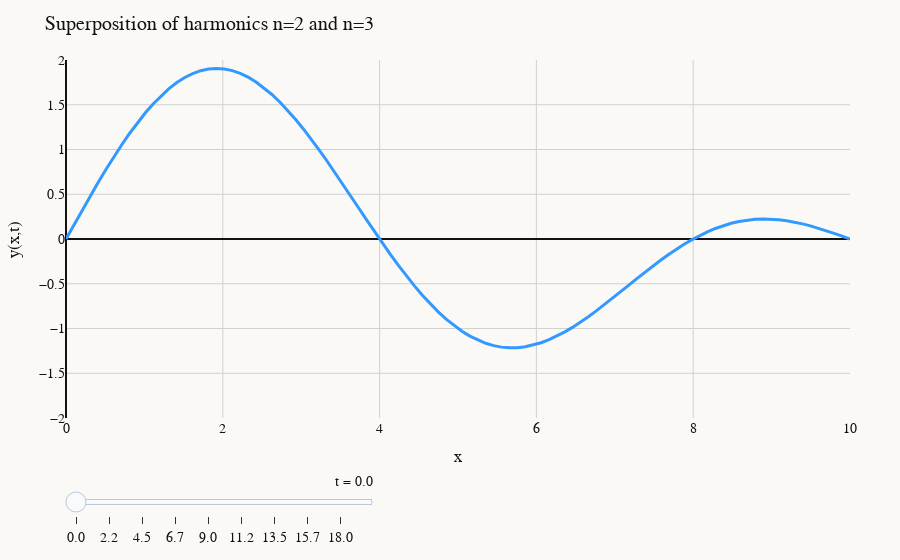
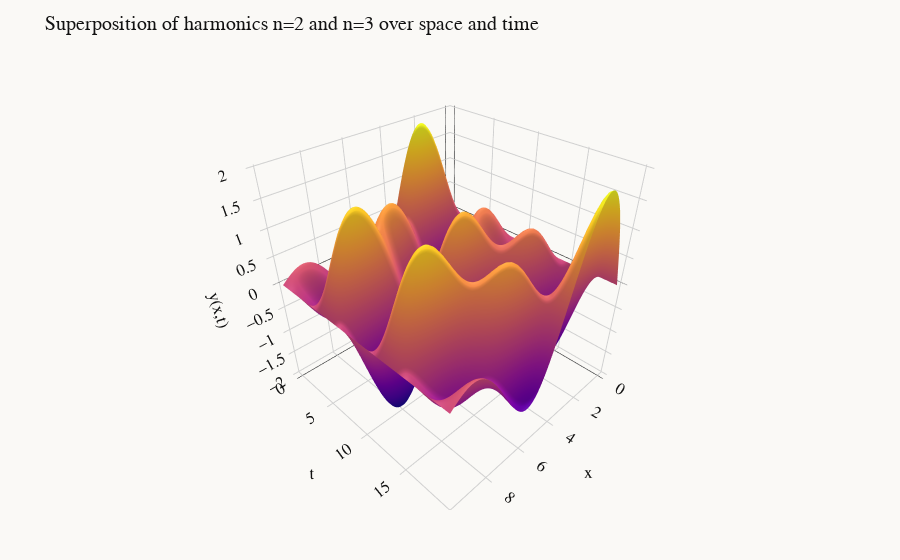

These figures' notebook cell, in order:
### Code cell
def u2(x, t):
    return u(x, t, 2)


def u3(x, t):
    return u(x, t, 3)


def superposition(x, t):
    return u2(x, t) + u3(x, t)

x = np.linspace(0, 10, 100)
t = np.linspace(0, 20, 100)
X, T = np.meshgrid(x, t)
Z = superposition(X, T)

plot_wave_2d(superposition, "Superposition of harmonics n=2 and n=3")
plot_wave_3d(Z, "Superposition of harmonics n=2 and n=3 over space and time")

### Figure 1 — Plotly figure (JSON) as saved in the notebook; plotly's stock layout.template omitted (floating-point values rounded to 4 significant figures)
{"data": [{"line": {"color": "#3399FF", "width": 3}, "mode": "lines", "type": "scatter", "x": [0.0, 0.101, 0.202, 0.303, 0.404, 0.5051, 0.6061, 0.7071, 0.8081, 0.9091, 1.01, 1.111, 1.212, 1.313, 1.414, 1.515, 1.616, 1.717, 1.818, 1.919, 2.02, 2.121, 2.222, 2.323, 2.424, 2.525, 2.626, 2.727, 2.828, 2.929, 3.03, 3.131, 3.232, 3.333, 3.434, 3.535, 3.636, 3.737, 3.838, 3.939, 4.04, 4.141, 4.242, 4.343, 4.444, 4.545, 4.646, 4.747, 4.848, 4.949, 5.051, 5.152, 5.253, 5.354, 5.455, 5.556, 5.657, 5.758, 5.859, 5.96, 6.061, 6.162, 6.263, 6.364, 6.465, 6.566, 6.667, 6.768, 6.869, 6.97, 7.071, 7.172, 7.273, 7.374, 7.475, 7.576, 7.677, 7.778, 7.879, 7.98, 8.081, 8.182, 8.283, 8.384, 8.485, 8.586, 8.687, 8.788, 8.889, 8.99, 9.091, 9.192, 9.293, 9.394, 9.495, 9.596, 9.697, 9.798, 9.899, 10.0], "y": [0.0, 0.1585, 0.3158, 0.471, 0.6228, 0.7703, 0.9123, 1.048, 1.176, 1.296, 1.407, 1.509, 1.6, 1.68, 1.748, 1.804, 1.849, 1.88, 1.899, 1.906, 1.9, 1.881, 1.851, 1.808, 1.755, 1.69, 1.615, 1.53, 1.437, 1.336, 1.227, 1.112, 0.991, 0.866, 0.7375, 0.6065, 0.474, 0.341, 0.2085, 0.07752, -0.0511, -0.1764, -0.2975, -0.4136, -0.524, -0.6279, -0.7247, -0.8138, -0.8948, -0.9671, -1.031, -1.085, -1.13, -1.165, -1.191, -1.208, -1.216, -1.214, -1.204, -1.185, -1.159, -1.125, -1.084, -1.037, -0.985, -0.9276, -0.866, -0.8009, -0.7331, -0.6633, -0.5922, -0.5206, -0.4492, -0.3787, -0.3098, -0.2431, -0.1793, -0.1188, -0.06218, -0.009901, 0.03766, 0.08019, 0.1174, 0.1491, 0.1752, 0.1957, 0.2104, 0.2196, 0.2232, 0.2217, 0.2151, 0.2039, 0.1884, 0.169, 0.1462, 0.1205, 0.09248, 0.06266, 0.03163, 1.225e-16]}], "layout": {"autosize": true, "font": {"color": "#121212", "family": "monospace", "size": 14}, "margin": {"b": 50, "l": 50, "r": 50, "t": 60}, "paper_bgcolor": "#FAF9F6", "plot_bgcolor": "#FAF9F6", "sliders": [{"active": 0, "currentvalue": {"prefix": "t = ", "visible": true, "xanchor": "right"}, "len": 0.4, "minorticklen": 0, "pad": {"b": 10, "t": 50}, "steps": [{"args": [["t=0.00"], {"frame": {"duration": 0, "redraw": true}, "mode": "immediate"}], "label": "0.0", "method": "animate"}, {"args": [["t=0.08"], {"frame": {"duration": 0, "redraw": true}, "mode": "immediate"}], "label": "0.1", "method": "animate"}, {"args": [["t=0.16"], {"frame": {"duration": 0, "redraw": true}, "mode": "immediate"}], "label": "0.2", "method": "animate"}, {"args": [["t=0.24"], {"frame": {"duration": 0, "redraw": true}, "mode": "immediate"}], "label": "0.2", "method": "animate"}, {"args": [["t=0.32"], {"frame": {"duration": 0, "redraw": true}, "mode": "immediate"}], "label": "0.3", "method": "animate"}, {"args": [["t=0.40"], {"frame": {"duration": 0, "redraw": true}, "mode": "immediate"}], "label": "0.4", "method": "animate"}, {"args": [["t=0.48"], {"frame": {"duration": 0, "redraw": true}, "mode": "immediate"}], "label": "0.5", "method": "animate"}, {"args": [["t=0.56"], {"frame": {"duration": 0, "redraw": true}, "mode": "immediate"}], "label": "0.6", "method": "animate"}, {"args": [["t=0.64"], {"frame": {"duration": 0, "redraw": true}, "mode": "immediate"}], "label": "0.6", "method": "animate"}, {"args": [["t=0.72"], {"frame": {"duration": 0, "redraw": true}, "mode": "immediate"}], "label": "0.7", "method": "animate"}, {"args": [["t=0.80"], {"frame": {"duration": 0, "redraw": true}, "mode": "immediate"}], "label": "0.8", "method": "animate"}, {"args": [["t=0.88"], {"frame": {"duration": 0, "redraw": true}, "mode": "immediate"}], "label": "0.9", "method": "animate"}, {"args": [["t=0.96"], {"frame": {"duration": 0, "redraw": true}, "mode": "immediate"}], "label": "1.0", "method": "animate"}, {"args": [["t=1.04"], {"frame": {"duration": 0, "redraw": true}, "mode": "immediate"}], "label": "1.0", "method": "animate"}, {"args": [["t=1.12"], {"frame": {"duration": 0, "redraw": true}, "mode": "immediate"}], "label": "1.1", "method": "animate"}, {"args": [["t=1.20"], {"frame": {"duration": 0, "redraw": true}, "mode": "immediate"}], "label": "1.2", "method": "animate"}, {"args": [["t=1.29"], {"frame": {"duration": 0, "redraw": true}, "mode": "immediate"}], "label": "1.3", "method": "animate"}, {"args": [["t=1.37"], {"frame": {"duration": 0, "redraw": true}, "mode": "immediate"}], "label": "1.4", "method": "animate"}, {"args": [["t=1.45"], {"frame": {"duration": 0, "redraw": true}, "mode": "immediate"}], "label": "1.4", "method": "animate"}, {"args": [["t=1.53"], {"frame": {"duration": 0, "redraw": true}, "mode": "immediate"}], "label": "1.5", "method": "animate"}, {"args": [["t=1.61"], {"frame": {"duration": 0, "redraw": true}, "mode": "immediate"}], "label": "1.6", "method": "animate"}, {"args": [["t=1.69"], {"frame": {"duration": 0, "redraw": true}, "mode": "immediate"}], "label": "1.7", "method": "animate"}, {"args": [["t=1.77"], {"frame": {"duration": 0, "redraw": true}, "mode": "immediate"}], "label": "1.8", "method": "animate"}, {"args": [["t=1.85"], {"frame": {"duration": 0, "redraw": true}, "mode": "immediate"}], "label": "1.8", "method": "animate"}, {"args": [["t=1.93"], {"frame": {"duration": 0, "redraw": true}, "mode": "immediate"}], "label": "1.9", "method": "animate"}, {"args": [["t=2.01"], {"frame": {"duration": 0, "redraw": true}, "mode": "immediate"}], "label": "2.0", "method": "animate"}, {"args": [["t=2.09"], {"frame": {"duration": 0, "redraw": true}, "mode": "immediate"}], "label": "2.1", "method": "animate"}, {"args": [["t=2.17"], {"frame": {"duration": 0, "redraw": true}, "mode": "immediate"}], "label": "2.2", "method": "animate"}, {"args": [["t=2.25"], {"frame": {"duration": 0, "redraw": true}, "mode": "immediate"}], "label": "2.2", "method": "animate"}, {"args": [["t=2.33"], {"frame": {"duration": 0, "redraw": true}, "mode": "immediate"}], "label": "2.3", "method": "animate"}, {"args": [["t=2.41"], {"frame": {"duration": 0, "redraw": true}, "mode": "immediate"}], "label": "2.4", "method": "animate"}, {"args": [["t=2.49"], {"frame": {"duration": 0, "redraw": true}, "mode": "immediate"}], "label": "2.5", "method": "animate"}, {"args": [["t=2.57"], {"frame": {"duration": 0, "redraw": true}, "mode": "immediate"}], "label": "2.6", "method": "animate"}, {"args": [["t=2.65"], {"frame": {"duration": 0, "redraw": true}, "mode": "immediate"}], "label": "2.7", "method": "animate"}, {"args": [["t=2.73"], {"frame": {"duration": 0, "redraw": true}, "mode": "immediate"}], "label": "2.7", "method": "animate"}, {"args": [["t=2.81"], {"frame": {"duration": 0, "redraw": true}, "mode": "immediate"}], "label": "2.8", "method": "animate"}, {"args": [["t=2.89"], {"frame": {"duration": 0, "redraw": true}, "mode": "immediate"}], "label": "2.9", "method": "animate"}, {"args": [["t=2.97"], {"frame": {"duration": 0, "redraw": true}, "mode": "immediate"}], "label": "3.0", "method": "animate"}, {"args": [["t=3.05"], {"frame": {"duration": 0, "redraw": true}, "mode": "immediate"}], "label": "3.1", "method": "animate"}, {"args": [["t=3.13"], {"frame": {"duration": 0, "redraw": true}, "mode": "immediate"}], "label": "3.1", "method": "animate"}, {"args": [["t=3.21"], {"frame": {"duration": 0, "redraw": true}, "mode": "immediate"}], "label": "3.2", "method": "animate"}, {"args": [["t=3.29"], {"frame": {"duration": 0, "redraw": true}, "mode": "immediate"}], "label": "3.3", "method": "animate"}, {"args": [["t=3.37"], {"frame": {"duration": 0, "redraw": true}, "mode": "immediate"}], "label": "3.4", "method": "animate"}, {"args": [["t=3.45"], {"frame": {"duration": 0, "redraw": true}, "mode": "immediate"}], "label": "3.5", "method": "animate"}, {"args": [["t=3.53"], {"frame": {"duration": 0, "redraw": true}, "mode": "immediate"}], "label": "3.5", "method": "animate"}, {"args": [["t=3.61"], {"frame": {"duration": 0, "redraw": true}, "mode": "immediate"}], "label": "3.6", "method": "animate"}, {"args": [["t=3.69"], {"frame": {"duration": 0, "redraw": true}, "mode": "immediate"}], "label": "3.7", "method": "animate"}, {"args": [["t=3.78"], {"frame": {"duration": 0, "redraw": true}, "mode": "immediate"}], "label": "3.8", "method": "animate"}, {"args": [["t=3.86"], {"frame": {"duration": 0, "redraw": true}, "mode": "immediate"}], "label": "3.9", "method": "animate"}, {"args": [["t=3.94"], {"frame": {"duration": 0, "redraw": true}, "mode": "immediate"}], "label": "3.9", "method": "animate"}, {"args": [["t=4.02"], {"frame": {"duration": 0, "redraw": true}, "mode": "immediate"}], "label": "4.0", "method": "animate"}, {"args": [["t=4.10"], {"frame": {"duration": 0, "redraw": true}, "mode": "immediate"}], "label": "4.1", "method": "animate"}, {"args": [["t=4.18"], {"frame": {"duration": 0, "redraw": true}, "mode": "immediate"}], "label": "4.2", "method": "animate"}, {"args": [["t=4.26"], {"frame": {"duration": 0, "redraw": true}, "mode": "immediate"}], "label": "4.3", "method": "animate"}, {"args": [["t=4.34"], {"frame": {"duration": 0, "redraw": true}, "mode": "immediate"}], "label": "4.3", "method": "animate"}, {"args": [["t=4.42"], {"frame": {"duration": 0, "redraw": true}, "mode": "immediate"}], "label": "4.4", "method": "animate"}, {"args": [["t=4.50"], {"frame": {"duration": 0, "redraw": true}, "mode": "immediate"}], "label": "4.5", "method": "animate"}, {"args": [["t=4.58"], {"frame": {"duration": 0, "redraw": true}, "mode": "immediate"}], "label": "4.6", "method": "animate"}, {"args": [["t=4.66"], {"frame": {"duration": 0, "redraw": true}, "mode": "immediate"}], "label": "4.7", "method": "animate"}, {"args": [["t=4.74"], {"frame": {"duration": 0, "redraw": true}, "mode": "immediate"}], "label": "4.7", "method": "animate"}, {"args": [["t=4.82"], {"frame": {"duration": 0, "redraw": true}, "mode": "immediate"}], "label": "4.8", "method": "animate"}, {"args": [["t=4.90"], {"frame": {"duration": 0, "redraw": true}, "mode": "immediate"}], "label": "4.9", "method": "animate"}, {"args": [["t=4.98"], {"frame": {"duration": 0, "redraw": true}, "mode": "immediate"}], "label": "5.0", "method": "animate"}, {"args": [["t=5.06"], {"frame": {"duration": 0, "redraw": true}, "mode": "immediate"}], "label": "5.1", "method": "animate"}, {"args": [["t=5.14"], {"frame": {"duration": 0, "redraw": true}, "mode": "immediate"}], "label": "5.1", "method": "animate"}, {"args": [["t=5.22"], {"frame": {"duration": 0, "redraw": true}, "mode": "immediate"}], "label": "5.2", "method": "animate"}, {"args": [["t=5.30"], {"frame": {"duration": 0, "redraw": true}, "mode": "immediate"}], "label": "5.3", "method": "animate"}, {"args": [["t=5.38"], {"frame": {"duration": 0, "redraw": true}, "mode": "immediate"}], "label": "5.4", "method": "animate"}, {"args": [["t=5.46"], {"frame": {"duration": 0, "redraw": true}, "mode": "immediate"}], "label": "5.5", "method": "animate"}, {"args": [["t=5.54"], {"frame": {"duration": 0, "redraw": true}, "mode": "immediate"}], "label": "5.5", "method": "animate"}, {"args": [["t=5.62"], {"frame": {"duration": 0, "redraw": true}, "mode": "immediate"}], "label": "5.6", "method": "animate"}, {"args": [["t=5.70"], {"frame": {"duration": 0, "redraw": true}, "mode": "immediate"}], "label": "5.7", "method": "animate"}, {"args": [["t=5.78"], {"frame": {"duration": 0, "redraw": true}, "mode": "immediate"}], "label": "5.8", "method": "animate"}, {"args": [["t=5.86"], {"frame": {"duration": 0, "redraw": true}, "mode": "immediate"}], "label": "5.9", "method": "animate"}, {"args": [["t=5.94"], {"frame": {"duration": 0, "redraw": true}, "mode": "immediate"}], "label": "5.9", "method": "animate"}, {"args": [["t=6.02"], {"frame": {"duration": 0, "redraw": true}, "mode": "immediate"}], "label": "6.0", "method": "animate"}, {"args": [["t=6.10"], {"frame": {"duration": 0, "redraw": true}, "mode": "immediate"}], "label": "6.1", "method": "animate"}, {"args": [["t=6.18"], {"frame": {"duration": 0, "redraw": true}, "mode": "immediate"}], "label": "6.2", "method": "animate"}, {"args": [["t=6.27"], {"frame": {"duration": 0, "redraw": true}, "mode": "immediate"}], "label": "6.3", "method": "animate"}, {"args": [["t=6.35"], {"frame": {"duration": 0, "redraw": true}, "mode": "immediate"}], "label": "6.3", "method": "animate"}, {"args": [["t=6.43"], {"frame": {"duration": 0, "redraw": true}, "mode": "immediate"}], "label": "6.4", "method": "animate"}, {"args": [["t=6.51"], {"frame": {"duration": 0, "redraw": true}, "mode": "immediate"}], "label": "6.5", "method": "animate"}, {"args": [["t=6.59"], {"frame": {"duration": 0, "redraw": true}, "mode": "immediate"}], "label": "6.6", "method": "animate"}, {"args": [["t=6.67"], {"frame": {"duration": 0, "redraw": true}, "mode": "immediate"}], "label": "6.7", "method": "animate"}, {"args": [["t=6.75"], {"frame": {"duration": 0, "redraw": true}, "mode": "immediate"}], "label": "6.7", "method": "animate"}, {"args": [["t=6.83"], {"frame": {"duration": 0, "redraw": true}, "mode": "immediate"}], "label": "6.8", "method": "animate"}, {"args": [["t=6.91"], {"frame": {"duration": 0, "redraw": true}, "mode": "immediate"}], "label": "6.9", "method": "animate"}, {"args": [["t=6.99"], {"frame": {"duration": 0, "redraw": true}, "mode": "immediate"}], "label": "7.0", "method": "animate"}, {"args": [["t=7.07"], {"frame": {"duration": 0, "redraw": true}, "mode": "immediate"}], "label": "7.1", "method": "animate"}, {"args": [["t=7.15"], {"frame": {"duration": 0, "redraw": true}, "mode": "immediate"}], "label": "7.1", "method": "animate"}, {"args": [["t=7.23"], {"frame": {"duration": 0, "redraw": true}, "mode": "immediate"}], "label": "7.2", "method": "animate"}, {"args": [["t=7.31"], {"frame": {"duration": 0, "redraw": true}, "mode": "immediate"}], "label": "7.3", "method": "animate"}, {"args": [["t=7.39"], {"frame": {"duration": 0, "redraw": true}, "mode": "immediate"}], "label": "7.4", "method": "animate"}, {"args": [["t=7.47"], {"frame": {"duration": 0, "redraw": true}, "mode": "immediate"}], "label": "7.5", "method": "animate"}, {"args": [["t=7.55"], {"frame": {"duration": 0, "redraw": true}, "mode": "immediate"}], "label": "7.6", "method": "animate"}, {"args": [["t=7.63"], {"frame": {"duration": 0, "redraw": true}, "mode": "immediate"}], "label": "7.6", "method": "animate"}, {"args": [["t=7.71"], {"frame": {"duration": 0, "redraw": true}, "mode": "immediate"}], "label": "7.7", "method": "animate"}, {"args": [["t=7.79"], {"frame": {"duration": 0, "redraw": true}, "mode": "immediate"}], "label": "7.8", "method": "animate"}, {"args": [["t=7.87"], {"frame": {"duration": 0, "redraw": true}, "mode": "immediate"}], "label": "7.9", "method": "animate"}, {"args": [["t=7.95"], {"frame": {"duration": 0, "redraw": true}, "mode": "immediate"}], "label": "8.0", "method": "animate"}, {"args": [["t=8.03"], {"frame": {"duration": 0, "redraw": true}, "mode": "immediate"}], "label": "8.0", "method": "animate"}, {"args": [["t=8.11"], {"frame": {"duration": 0, "redraw": true}, "mode": "immediate"}], "label": "8.1", "method": "animate"}, {"args": [["t=8.19"], {"frame": {"duration": 0, "redraw": true}, "mode": "immediate"}], "label": "8.2", "method": "animate"}, {"args": [["t=8.27"], {"frame": {"duration": 0, "redraw": true}, "mode": "immediate"}], "label": "8.3", "method": "animate"}, {"args": [["t=8.35"], {"frame": {"duration": 0, "redraw": true}, "mode": "immediate"}], "label": "8.4", "method": "animate"}, {"args": [["t=8.43"], {"frame": {"duration": 0, "redraw": true}, "mode": "immediate"}], "label": "8.4", "method": "animate"}, {"args": [["t=8.51"], {"frame": {"duration": 0, "redraw": true}, "mode": "immediate"}], "label": "8.5", "method": "animate"}, {"args": [["t=8.59"], {"frame": {"duration": 0, "redraw": true}, "mode": "immediate"}], "label": "8.6", "method": "animate"}, {"args": [["t=8.67"], {"frame": {"duration": 0, "redraw": true}, "mode": "immediate"}], "label": "8.7", "method": "animate"}, {"args": [["t=8.76"], {"frame": {"duration": 0, "redraw": true}, "mode": "immediate"}], "label": "8.8", "method": "animate"}, {"args": [["t=8.84"], {"frame": {"duration": 0, "redraw": true}, "mode": "immediate"}], "label": "8.8", "method": "animate"}, {"args": [["t=8.92"], {"frame": {"duration": 0, "redraw": true}, "mode": "immediate"}], "label": "8.9", "method": "animate"}, {"args": [["t=9.00"], {"frame": {"duration": 0, "redraw": true}, "mode": "immediate"}], "label": "9.0", "method": "animate"}, {"args": [["t=9.08"], {"frame": {"duration": 0, "redraw": true}, "mode": "immediate"}], "label": "9.1", "method": "animate"}, {"args": [["t=9.16"], {"frame": {"duration": 0, "redraw": true}, "mode": "immediate"}], "label": "9.2", "method": "animate"}, {"args": [["t=9.24"], {"frame": {"duration": 0, "redraw": true}, "mode": "immediate"}], "label": "9.2", "method": "animate"}, {"args": [["t=9.32"], {"frame": {"duration": 0, "redraw": true}, "mode": "immediate"}], "label": "9.3", "method": "animate"}, {"args": [["t=9.40"], {"frame": {"duration": 0, "redraw": true}, "mode": "immediate"}], "label": "9.4", "method": "animate"}, {"args": [["t=9.48"], {"frame": {"duration": 0, "redraw": true}, "mode": "immediate"}], "label": "9.5", "method": "animate"}, {"args": [["t=9.56"], {"frame": {"duration": 0, "redraw": true}, "mode": "immediate"}], "label": "9.6", "method": "animate"}, {"args": [["t=9.64"], {"frame": {"duration": 0, "redraw": true}, "mode": "immediate"}], "label": "9.6", "method": "animate"}, {"args": [["t=9.72"], {"frame": {"duration": 0, "redraw": true}, "mode": "immediate"}], "label": "9.7", "method": "animate"}, {"args": [["t=9.80"], {"frame": {"duration": 0, "redraw": true}, "mode": "immediate"}], "label": "9.8", "method": "animate"}, {"args": [["t=9.88"], {"frame": {"duration": 0, "redraw": true}, "mode": "immediate"}], "label": "9.9", "method": "animate"}, {"args": [["t=9.96"], {"frame": {"duration": 0, "redraw": true}, "mode": "immediate"}], "label": "10.0", "method": "animate"}, {"args": [["t=10.04"], {"frame": {"duration": 0, "redraw": true}, "mode": "immediate"}], "label": "10.0", "method": "animate"}, {"args": [["t=10.12"], {"frame": {"duration": 0, "redraw": true}, "mode": "immediate"}], "label": "10.1", "method": "animate"}, {"args": [["t=10.20"], {"frame": {"duration": 0, "redraw": true}, "mode": "immediate"}], "label": "10.2", "method": "animate"}, {"args": [["t=10.28"], {"frame": {"duration": 0, "redraw": true}, "mode": "immediate"}], "label": "10.3", "method": "animate"}, {"args": [["t=10.36"], {"frame": {"duration": 0, "redraw": true}, "mode": "immediate"}], "label": "10.4", "method": "animate"}, {"args": [["t=10.44"], {"frame": {"duration": 0, "redraw": true}, "mode": "immediate"}], "label": "10.4", "method": "animate"}, {"args": [["t=10.52"], {"frame": {"duration": 0, "redraw": true}, "mode": "immediate"}], "label": "10.5", "method": "animate"}, {"args": [["t=10.60"], {"frame": {"duration": 0, "redraw": true}, "mode": "immediate"}], "label": "10.6", "method": "animate"}, {"args": [["t=10.68"], {"frame": {"duration": 0, "redraw": true}, "mode": "immediate"}], "label": "10.7", "method": "animate"}, {"args": [["t=10.76"], {"frame": {"duration": 0, "redraw": true}, "mode": "immediate"}], "label": "10.8", "method": "animate"}, {"args": [["t=10.84"], {"frame": {"duration": 0, "redraw": true}, "mode": "immediate"}], "label": "10.8", "method": "animate"}, {"args": [["t=10.92"], {"frame": {"duration": 0, "redraw": true}, "mode": "immediate"}], "label": "10.9", "method": "animate"}, {"args": [["t=11.00"], {"frame": {"duration": 0, "redraw": true}, "mode": "immediate"}], "label": "11.0", "method": "animate"}, {"args": [["t=11.08"], {"frame": {"duration": 0, "redraw": true}, "mode": "immediate"}], "label": "11.1", "method": "animate"}, {"args": [["t=11.16"], {"frame": {"duration": 0, "redraw": true}, "mode": "immediate"}], "label": "11.2", "method": "animate"}, {"args": [["t=11.24"], {"frame": {"duration": 0, "redraw": true}, "mode": "immediate"}], "label": "11.2", "method": "animate"}, {"args": [["t=11.33"], {"frame": {"duration": 0, "redraw": true}, "mode": "immediate"}], "label": "11.3", "method": "animate"}, {"args": [["t=11.41"], {"frame": {"duration": 0, "redraw": true}, "mode": "immediate"}], "label": "11.4", "method": "animate"}, {"args": [["t=11.49"], {"frame": {"duration": 0, "redraw": true}, "mode": "immediate"}], "label": "11.5", "method": "animate"}, {"args": [["t=11.57"], {"frame": {"duration": 0, "redraw": true}, "mode": "immediate"}], "label": "11.6", "method": "animate"}, {"args": [["t=11.65"], {"frame": {"duration": 0, "redraw": true}, "mode": "immediate"}], "label": "11.6", "method": "animate"}, {"args": [["t=11.73"], {"frame": {"duration": 0, "redraw": true}, "mode": "immediate"}], "label": "11.7", "method": "animate"}, {"args": [["t=11.81"], {"frame": {"duration": 0, "redraw": true}, "mode": "immediate"}], "label": "11.8", "method": "animate"}, {"args": [["t=11.89"], {"frame": {"duration": 0, "redraw": true}, "mode": "immediate"}], "label": "11.9", "method": "animate"}, {"args": [["t=11.97"], {"frame": {"duration": 0, "redraw": true}, "mode": "immediate"}], "label": "12.0", "method": "animate"}, {"args": [["t=12.05"], {"frame": {"duration": 0, "redraw": true}, "mode": "immediate"}], "label": "12.0", "method": "animate"}, {"args": [["t=12.13"], {"frame": {"duration": 0, "redraw": true}, "mode": "immediate"}], "label": "12.1", "method": "animate"}, {"args": [["t=12.21"], {"frame": {"duration": 0, "redraw": true}, "mode": "immediate"}], "label": "12.2", "method": "animate"}, {"args": [["t=12.29"], {"frame": {"duration": 0, "redraw": true}, "mode": "immediate"}], "label": "12.3", "method": "animate"}, {"args": [["t=12.37"], {"frame": {"duration": 0, "redraw": true}, "mode": "immediate"}], "label": "12.4", "method": "animate"}, {"args": [["t=12.45"], {"frame": {"duration": 0, "redraw": true}, "mode": "immediate"}], "label": "12.4", "method": "animate"}, {"args": [["t=12.53"], {"frame": {"duration": 0, "redraw": true}, "mode": "immediate"}], "label": "12.5", "method": "animate"}, {"args": [["t=12.61"], {"frame": {"duration": 0, "redraw": true}, "mode": "immediate"}], "label": "12.6", "method": "animate"}, {"args": [["t=12.69"], {"frame": {"duration": 0, "redraw": true}, "mode": "immediate"}], "label": "12.7", "method": "animate"}, {"args": [["t=12.77"], {"frame": {"duration": 0, "redraw": true}, "mode": "immediate"}], "label": "12.8", "method": "animate"}, {"args": [["t=12.85"], {"frame": {"duration": 0, "redraw": true}, "mode": "immediate"}], "label": "12.9", "method": "animate"}, {"args": [["t=12.93"], {"frame": {"duration": 0, "redraw": true}, "mode": "immediate"}], "label": "12.9", "method": "animate"}, {"args": [["t=13.01"], {"frame": {"duration": 0, "redraw": true}, "mode": "immediate"}], "label": "13.0", "method": "animate"}, {"args": [["t=13.09"], {"frame": {"duration": 0, "redraw": true}, "mode": "immediate"}], "label": "13.1", "method": "animate"}, {"args": [["t=13.17"], {"frame": {"duration": 0, "redraw": true}, "mode": "immediate"}], "label": "13.2", "method": "animate"}, {"args": [["t=13.25"], {"frame": {"duration": 0, "redraw": true}, "mode": "immediate"}], "label": "13.3", "method": "animate"}, {"args": [["t=13.33"], {"frame": {"duration": 0, "redraw": true}, "mode": "immediate"}], "label": "13.3", "method": "animate"}, {"args": [["t=13.41"], {"frame": {"duration": 0, "redraw": true}, "mode": "immediate"}], "label": "13.4", "method": "animate"}, {"args": [["t=13.49"], {"frame": {"duration": 0, "redraw": true}, "mode": "immediate"}], "label": "13.5", "method": "animate"}, {"args": [["t=13.57"], {"frame": {"duration": 0, "redraw": true}, "mode": "immediate"}], "label": "13.6", "method": "animate"}, {"args": [["t=13.65"], {"frame": {"duration": 0, "redraw": true}, "mode": "immediate"}], "label": "13.7", "method": "animate"}, {"args": [["t=13.73"], {"frame": {"duration": 0, "redraw": true}, "mode": "immediate"}], "label": "13.7", "method": "animate"}, {"args": [["t=13.82"], {"frame": {"duration": 0, "redraw": true}, "mode": "immediate"}], "label": "13.8", "method": "animate"}, {"args": [["t=13.90"], {"frame": {"duration": 0, "redraw": true}, "mode": "immediate"}], "label": "13.9", "method": "animate"}, {"args": [["t=13.98"], {"frame": {"duration": 0, "redraw": true}, "mode": "immediate"}], "label": "14.0", "method": "animate"}, {"args": [["t=14.06"], {"frame": {"duration": 0, "redraw": true}, "mode": "immediate"}], "label": "14.1", "method": "animate"}, {"args": [["t=14.14"], {"frame": {"duration": 0, "redraw": true}, "mode": "immediate"}], "label": "14.1", "method": "animate"}, {"args": [["t=14.22"], {"frame": {"duration": 0, "redraw": true}, "mode": "immediate"}], "label": "14.2", "method": "animate"}, {"args": [["t=14.30"], {"frame": {"duration": 0, "redraw": true}, "mode": "immediate"}], "label": "14.3", "method": "animate"}, {"args": [["t=14.38"], {"frame": {"duration": 0, "redraw": true}, "mode": "immediate"}], "label": "14.4", "method": "animate"}, {"args": [["t=14.46"], {"frame": {"duration": 0, "redraw": true}, "mode": "immediate"}], "label": "14.5", "method": "animate"}, {"args": [["t=14.54"], {"frame": {"duration": 0, "redraw": true}, "mode": "immediate"}], "label": "14.5", "method": "animate"}, {"args": [["t=14.62"], {"frame": {"duration": 0, "redraw": true}, "mode": "immediate"}], "label": "14.6", "method": "animate"}, {"args": [["t=14.70"], {"frame": {"duration": 0, "redraw": true}, "mode": "immediate"}], "label": "14.7", "method": "animate"}, {"args": [["t=14.78"], {"frame": {"duration": 0, "redraw": true}, "mode": "immediate"}], "label": "14.8", "method": "animate"}, {"args": [["t=14.86"], {"frame": {"duration": 0, "redraw": true}, "mode": "immediate"}], "label": "14.9", "method": "animate"}, {"args": [["t=14.94"], {"frame": {"duration": 0, "redraw": true}, "mode": "immediate"}], "label": "14.9", "method": "animate"}, {"args": [["t=15.02"], {"frame": {"duration": 0, "redraw": true}, "mode": "immediate"}], "label": "15.0", "method": "animate"}, {"args": [["t=15.10"], {"frame": {"duration": 0, "redraw": true}, "mode": "immediate"}], "label": "15.1", "method": "animate"}, {"args": [["t=15.18"], {"frame": {"duration": 0, "redraw": true}, "mode": "immediate"}], "label": "15.2", "method": "animate"}, {"args": [["t=15.26"], {"frame": {"duration": 0, "redraw": true}, "mode": "immediate"}], "label": "15.3", "method": "animate"}, {"args": [["t=15.34"], {"frame": {"duration": 0, "redraw": true}, "mode": "immediate"}], "label": "15.3", "method": "animate"}, {"args": [["t=15.42"], {"frame": {"duration": 0, "redraw": true}, "mode": "immediate"}], "label": "15.4", "method": "animate"}, {"args": [["t=15.50"], {"frame": {"duration": 0, "redraw": true}, "mode": "immediate"}], "label": "15.5", "method": "animate"}, {"args": [["t=15.58"], {"frame": {"duration": 0, "redraw": true}, "mode": "immediate"}], "label": "15.6", "method": "animate"}, {"args": [["t=15.66"], {"frame": {"duration": 0, "redraw": true}, "mode": "immediate"}], "label": "15.7", "method": "animate"}, {"args": [["t=15.74"], {"frame": {"duration": 0, "redraw": true}, "mode": "immediate"}], "label": "15.7", "method": "animate"}, {"args": [["t=15.82"], {"frame": {"duration": 0, "redraw": true}, "mode": "immediate"}], "label": "15.8", "method": "animate"}, {"args": [["t=15.90"], {"frame": {"duration": 0, "redraw": true}, "mode": "immediate"}], "label": "15.9", "method": "animate"}, {"args": [["t=15.98"], {"frame": {"duration": 0, "redraw": true}, "mode": "immediate"}], "label": "16.0", "method": "animate"}, {"args": [["t=16.06"], {"frame": {"duration": 0, "redraw": true}, "mode": "immediate"}], "label": "16.1", "method": "animate"}, {"args": [["t=16.14"], {"frame": {"duration": 0, "redraw": true}, "mode": "immediate"}], "label": "16.1", "method": "animate"}, {"args": [["t=16.22"], {"frame": {"duration": 0, "redraw": true}, "mode": "immediate"}], "label": "16.2", "method": "animate"}, {"args": [["t=16.31"], {"frame": {"duration": 0, "redraw": true}, "mode": "immediate"}], "label": "16.3", "method": "animate"}, {"args": [["t=16.39"], {"frame": {"duration": 0, "redraw": true}, "mode": "immediate"}], "label": "16.4", "method": "animate"}, {"args": [["t=16.47"], {"frame": {"duration": 0, "redraw": true}, "mode": "immediate"}], "label": "16.5", "method": "animate"}, {"args": [["t=16.55"], {"frame": {"duration": 0, "redraw": true}, "mode": "immediate"}], "label": "16.5", "method": "animate"}, {"args": [["t=16.63"], {"frame": {"duration": 0, "redraw": true}, "mode": "immediate"}], "label": "16.6", "method": "animate"}, {"args": [["t=16.71"], {"frame": {"duration": 0, "redraw": true}, "mode": "immediate"}], "label": "16.7", "method": "animate"}, {"args": [["t=16.79"], {"frame": {"duration": 0, "redraw": true}, "mode": "immediate"}], "label": "16.8", "method": "animate"}, {"args": [["t=16.87"], {"frame": {"duration": 0, "redraw": true}, "mode": "immediate"}], "label": "16.9", "method": "animate"}, {"args": [["t=16.95"], {"frame": {"duration": 0, "redraw": true}, "mode": "immediate"}], "label": "16.9", "method": "animate"}, {"args": [["t=17.03"], {"frame": {"duration": 0, "redraw": true}, "mode": "immediate"}], "label": "17.0", "method": "animate"}, {"args": [["t=17.11"], {"frame": {"duration": 0, "redraw": true}, "mode": "immediate"}], "label": "17.1", "method": "animate"}, {"args": [["t=17.19"], {"frame": {"duration": 0, "redraw": true}, "mode": "immediate"}], "label": "17.2", "method": "animate"}, {"args": [["t=17.27"], {"frame": {"duration": 0, "redraw": true}, "mode": "immediate"}], "label": "17.3", "method": "animate"}, {"args": [["t=17.35"], {"frame": {"duration": 0, "redraw": true}, "mode": "immediate"}], "label": "17.3", "method": "animate"}, {"args": [["t=17.43"], {"frame": {"duration": 0, "redraw": true}, "mode": "immediate"}], "label": "17.4", "method": "animate"}, {"args": [["t=17.51"], {"frame": {"duration": 0, "redraw": true}, "mode": "immediate"}], "label": "17.5", "method": "animate"}, {"args": [["t=17.59"], {"frame": {"duration": 0, "redraw": true}, "mode": "immediate"}], "label": "17.6", "method": "animate"}, {"args": [["t=17.67"], {"frame": {"duration": 0, "redraw": true}, "mode": "immediate"}], "label": "17.7", "method": "animate"}, {"args": [["t=17.75"], {"frame": {"duration": 0, "redraw": true}, "mode": "immediate"}], "label": "17.8", "method": "animate"}, {"args": [["t=17.83"], {"frame": {"duration": 0, "redraw": true}, "mode": "immediate"}], "label": "17.8", "method": "animate"}, {"args": [["t=17.91"], {"frame": {"duration": 0, "redraw": true}, "mode": "immediate"}], "label": "17.9", "method": "animate"}, {"args": [["t=17.99"], {"frame": {"duration": 0, "redraw": true}, "mode": "immediate"}], "label": "18.0", "method": "animate"}, {"args": [["t=18.07"], {"frame": {"duration": 0, "redraw": true}, "mode": "immediate"}], "label": "18.1", "method": "animate"}, {"args": [["t=18.15"], {"frame": {"duration": 0, "redraw": true}, "mode": "immediate"}], "label": "18.2", "method": "animate"}, {"args": [["t=18.23"], {"frame": {"duration": 0, "redraw": true}, "mode": "immediate"}], "label": "18.2", "method": "animate"}, {"args": [["t=18.31"], {"frame": {"duration": 0, "redraw": true}, "mode": "immediate"}], "label": "18.3", "method": "animate"}, {"args": [["t=18.39"], {"frame": {"duration": 0, "redraw": true}, "mode": "immediate"}], "label": "18.4", "method": "animate"}, {"args": [["t=18.47"], {"frame": {"duration": 0, "redraw": true}, "mode": "immediate"}], "label": "18.5", "method": "animate"}, {"args": [["t=18.55"], {"frame": {"duration": 0, "redraw": true}, "mode": "immediate"}], "label": "18.6", "method": "animate"}, {"args": [["t=18.63"], {"frame": {"duration": 0, "redraw": true}, "mode": "immediate"}], "label": "18.6", "method": "animate"}, {"args": [["t=18.71"], {"frame": {"duration": 0, "redraw": true}, "mode": "immediate"}], "label": "18.7", "method": "animate"}, {"args": [["t=18.80"], {"frame": {"duration": 0, "redraw": true}, "mode": "immediate"}], "label": "18.8", "method": "animate"}, {"args": [["t=18.88"], {"frame": {"duration": 0, "redraw": true}, "mode": "immediate"}], "label": "18.9", "method": "animate"}, {"args": [["t=18.96"], {"frame": {"duration": 0, "redraw": true}, "mode": "immediate"}], "label": "19.0", "method": "animate"}, {"args": [["t=19.04"], {"frame": {"duration": 0, "redraw": true}, "mode": "immediate"}], "label": "19.0", "method": "animate"}, {"args": [["t=19.12"], {"frame": {"duration": 0, "redraw": true}, "mode": "immediate"}], "label": "19.1", "method": "animate"}, {"args": [["t=19.20"], {"frame": {"duration": 0, "redraw": true}, "mode": "immediate"}], "label": "19.2", "method": "animate"}, {"args": [["t=19.28"], {"frame": {"duration": 0, "redraw": true}, "mode": "immediate"}], "label": "19.3", "method": "animate"}, {"args": [["t=19.36"], {"frame": {"duration": 0, "redraw": true}, "mode": "immediate"}], "label": "19.4", "method": "animate"}, {"args": [["t=19.44"], {"frame": {"duration": 0, "redraw": true}, "mode": "immediate"}], "label": "19.4", "method": "animate"}, {"args": [["t=19.52"], {"frame": {"duration": 0, "redraw": true}, "mode": "immediate"}], "label": "19.5", "method": "animate"}, {"args": [["t=19.60"], {"frame": {"duration": 0, "redraw": true}, "mode": "immediate"}], "label": "19.6", "method": "animate"}, {"args": [["t=19.68"], {"frame": {"duration": 0, "redraw": true}, "mode": "immediate"}], "label": "19.7", "method": "animate"}, {"args": [["t=19.76"], {"frame": {"duration": 0, "redraw": true}, "mode": "immediate"}], "label": "19.8", "method": "animate"}, {"args": [["t=19.84"], {"frame": {"duration": 0, "redraw": true}, "mode": "immediate"}], "label": "19.8", "method": "animate"}, {"args": [["t=19.92"], {"frame": {"duration": 0, "redraw": true}, "mode": "immediate"}], "label": "19.9", "method": "animate"}, {"args": [["t=20.00"], {"frame": {"duration": 0, "redraw": true}, "mode": "immediate"}], "label": "20.0", "method": "animate"}], "x": 0, "xanchor": "left", "y": 0, "yanchor": "top"}], "title": {"text": "Superposition of harmonics n=2 and n=3"}, "xaxis": {"gridcolor": "#D0D0D0", "title": {"text": "x"}, "zerolinecolor": "#121212"}, "yaxis": {"gridcolor": "#D0D0D0", "range": [-2, 2], "title": {"text": "y(x,t)"}, "zerolinecolor": "#121212"}}}

### Figure 2 — Plotly figure (JSON) as saved in the notebook; plotly's stock layout.template omitted (floating-point values rounded to 4 significant figures; data arrays with more than 128 entries replaced by an {"elided": "..."} marker saying what was removed)
{"data": [{"colorscale": [[0, "#0d0887"], [0.1111, "#46039f"], [0.2222, "#7201a8"], [0.3333, "#9c179e"], [0.4444, "#bd3786"], [0.5556, "#d8576b"], [0.6667, "#ed7953"], [0.7778, "#fb9f3a"], [0.8889, "#fdca26"], [1, "#f0f921"]], "showscale": false, "type": "surface", "x": {"elided": "100x100 float values"}, "y": {"elided": "100x100 float values"}, "z": {"elided": "100x100 float values"}}], "layout": {"autosize": true, "font": {"color": "#121212", "family": "monospace", "size": 14}, "margin": {"b": 50, "l": 50, "r": 50, "t": 60}, "paper_bgcolor": "#FAF9F6", "scene": {"bgcolor": "#FAF9F6", "xaxis": {"backgroundcolor": "#FAF9F6", "gridcolor": "#D0D0D0", "title": {"text": "x"}, "zerolinecolor": "#121212"}, "yaxis": {"backgroundcolor": "#FAF9F6", "gridcolor": "#D0D0D0", "title": {"text": "t"}, "zerolinecolor": "#121212"}, "zaxis": {"backgroundcolor": "#FAF9F6", "gridcolor": "#D0D0D0", "title": {"text": "y(x,t)"}, "zerolinecolor": "#121212"}}, "title": {"text": "Superposition of harmonics n=2 and n=3 over space and time"}}}
